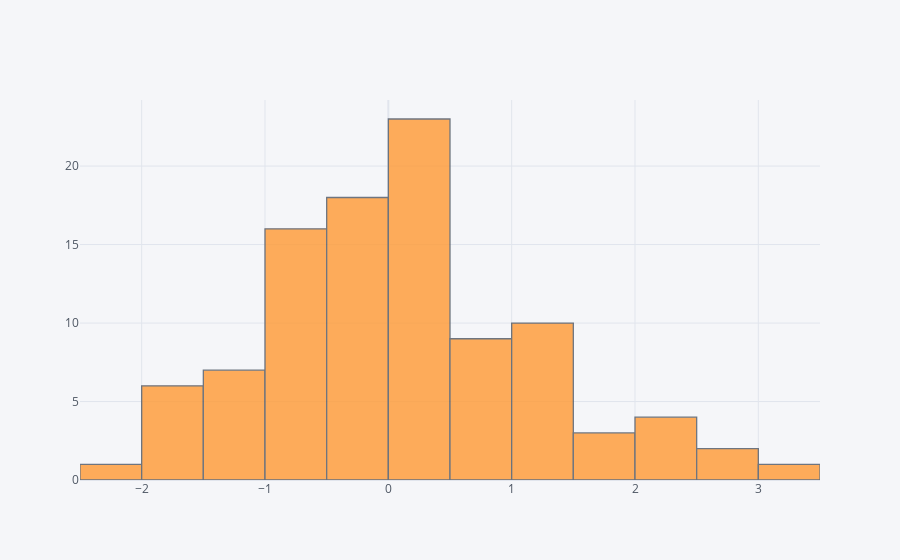

Notebook cell for this chart:
### Code cell
df['A'].iplot(kind='hist',bins=25)

### Figure 1 — Plotly figure (JSON) as saved in the notebook; plotly's stock layout.template omitted (floating-point values rounded to 4 significant figures)
{"data": [{"histfunc": "count", "histnorm": "", "marker": {"color": "rgba(255, 153, 51, 1.0)", "line": {"color": "#4D5663", "width": 1.3}}, "name": "A", "nbinsx": 25, "opacity": 0.8, "orientation": "v", "type": "histogram", "x": [-0.3744, -1.62, -1.669, -0.8235, 0.1369, -0.7787, 1.243, 0.2366, 0.4428, 2.06, 0.1735, 0.5273, 1.05, 0.2796, -0.7272, -0.2217, -1.407, 0.1494, 1.943, 2.522, -1.575, 2.107, 0.1017, 1.74, 2.075, -1.199, -0.7165, 2.607, -0.1731, 1.019, -0.8462, -0.01384, 0.03326, 1.779, -0.8457, 1.26, -1.814, 0.597, -0.5769, -0.3236, 0.03375, 1.126, -0.8835, 0.06712, -1.414, -0.6576, 0.4623, 1.031, -0.4937, 0.7661, -0.1706, 0.1904, -0.5972, 1.242, -0.0983, 0.0916, -1.96, 0.03732, 0.8821, -0.7376, 0.1925, 0.6925, 0.1615, -1.073, -0.0165, -0.805, -0.8399, 0.8505, -0.52, 0.01474, 0.1287, -1.393, 0.2061, -0.1068, 0.8974, -0.273, 0.7207, -0.4369, 1.022, -0.1088, 1.165, -0.163, 0.5892, 0.1128, 0.4285, -1.922, -0.6564, -1.44, -0.2763, 3.01, -0.1204, -0.2002, 0.311, 1.011, -0.1785, 0.2847, -0.6808, -1.007, 2.284, -2.154]}], "layout": {"barmode": "overlay", "legend": {"bgcolor": "#F5F6F9", "font": {"color": "#4D5663"}}, "paper_bgcolor": "#F5F6F9", "plot_bgcolor": "#F5F6F9", "title": {"font": {"color": "#4D5663"}}, "xaxis": {"gridcolor": "#E1E5ED", "showgrid": true, "tickfont": {"color": "#4D5663"}, "title": {"font": {"color": "#4D5663"}, "text": ""}, "zerolinecolor": "#E1E5ED"}, "yaxis": {"gridcolor": "#E1E5ED", "showgrid": true, "tickfont": {"color": "#4D5663"}, "title": {"font": {"color": "#4D5663"}, "text": ""}, "zerolinecolor": "#E1E5ED"}}}
